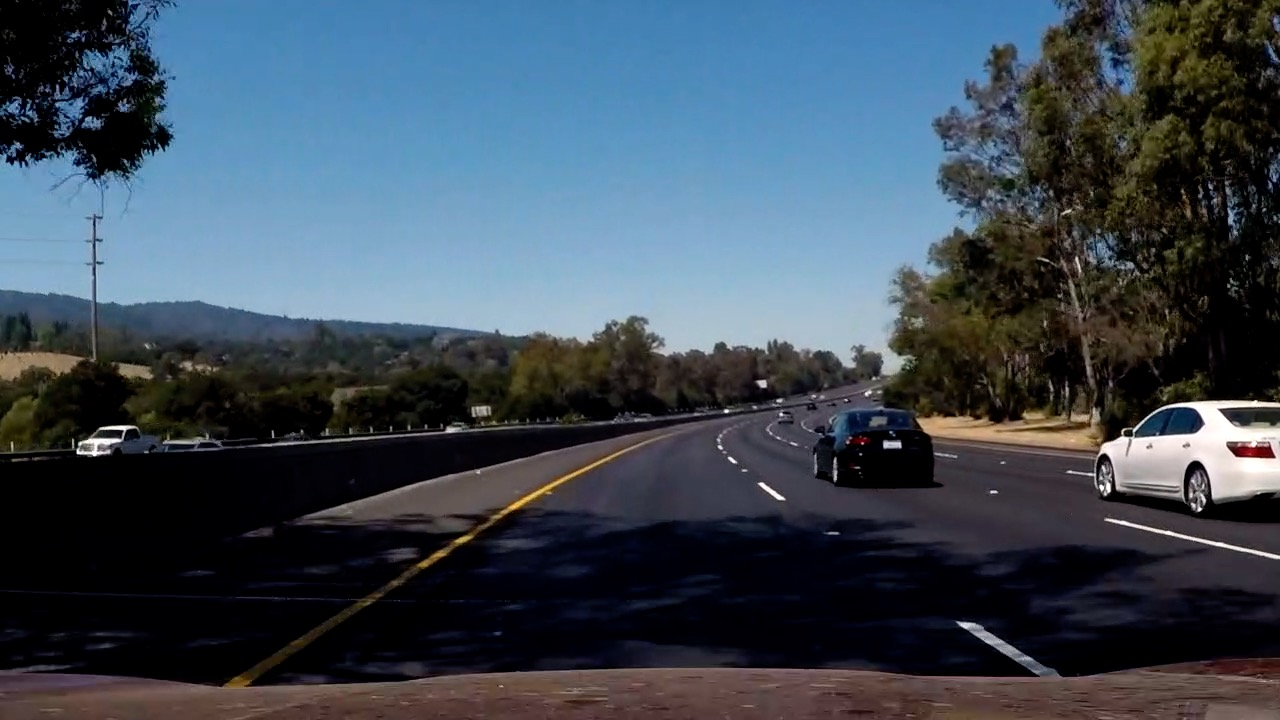
#> input picture test_images/my_test10.jpg, 1280 x 720 px, found by its file name
$ jupyter execute --allow-errors Report.ipynb   (shell and % lines are left out)   (older library calls are emulated)
#> lines starting #> are read from the running program, lines starting #| are printed output that depends on the picture
# Advanced Lane Finding Project

The goals / steps of this project are the following:

* Compute the camera calibration matrix and distortion coefficients given a set of chessboard images.
* Apply a distortion correction to raw images.
* Use color transforms, gradients, etc., to create a thresholded binary image.
* Apply a perspective transform to rectify binary image ("birds-eye view").
* Detect lane pixels and fit to find the lane boundary.
* Determine the curvature of the lane and vehicle position with respect to center.
* Warp the detected lane boundaries back onto the original image.
* Output visual display of the lane boundaries and numerical estimation of lane curvature and vehicle position.

---
## 1. I'll compute the camera calibration using chessboard images

Find the object points and image points for the calibration

[cell 1]
import numpy as np
import cv2
import glob
import matplotlib.pyplot as plt

# prepare object points, like (0,0,0), (1,0,0), (2,0,0) ....,(6,5,0)
objp = np.zeros((6*9,3), np.float32)
objp[:,:2] = np.mgrid[0:9,0:6].T.reshape(-1,2)

# Arrays to store object points and image points from all the images.
objpoints = [] # 3d points in real world space
imgpoints = [] # 2d points in image plane.

# Make a list of calibration images
images = glob.glob('/Users/jianshuwang/Desktop/CarND-Advanced-Lane-Lines/camera_cal/calibration*.jpg')


# Step through the list and search for chessboard corners
for fname in images:
    img = cv2.imread(fname)
    gray = cv2.cvtColor(img,cv2.COLOR_BGR2GRAY)

    # Find the chessboard corners
    ret, corners = cv2.findChessboardCorners(gray, (9,6),None)

    # If found, add object points, image points
    if ret == True:
        objpoints.append(objp)
        imgpoints.append(corners)

        # Draw and display the corners
        img = cv2.drawChessboardCorners(img, (9,6), corners, ret)

        cv2.imshow('img',img)
        cv2.waitKey(500)

cv2.destroyAllWindows()

## 2. Apply Distortion Correction to Raw Images

Now we have objpoints and imgpoints of the camera and we will use it for the next step, calibration and undistortion

[cell 2]
import matplotlib.image as mpimg

def cal_undistort(img, objpoints, imgpoints):
    # Use cv2.calibrateCamera() and cv2.undistort()
    gray = cv2.cvtColor(img, cv2.COLOR_BGR2GRAY)
    ret, mtx, dist, rvecs, tvecs = cv2.calibrateCamera(objpoints, imgpoints, gray.shape[::-1], None, None)
    dst = cv2.undistort(img, mtx, dist, None, mtx)
    undist = np.copy(dst)  # Delete this line
    return undist

img = cv2.imread('/Users/jianshuwang/Desktop/CarND-Advanced-Lane-Lines/test_images/my_test10.jpg')
#> img is the input picture: shape (720, 1280, 3); mean B, G, R 86.6, 74.2, 61.2
img = cv2.cvtColor(img, cv2.COLOR_RGB2BGR)

#> (the rest of this cell did not finish here and is left out)

#> in cal_undistort, `gray = cv2.cvtColor(img, cv2.COLOR_BGR2GRAY)`:
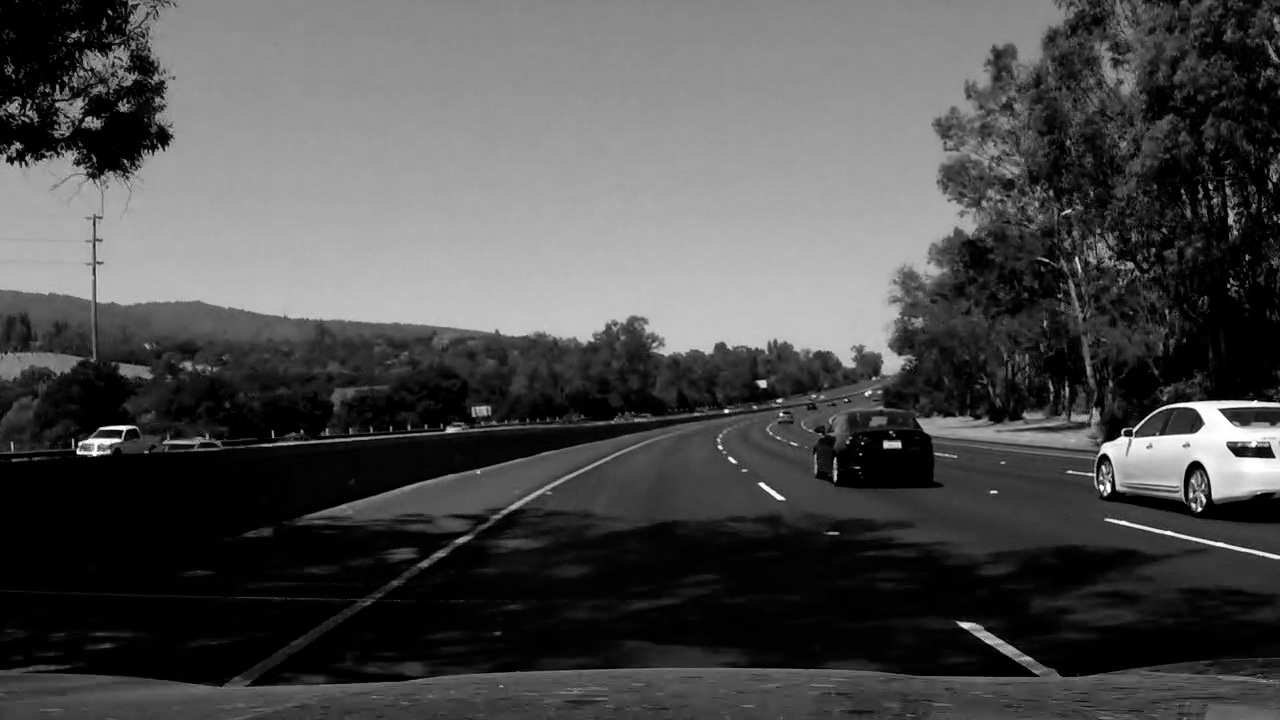
#> gray: shape (720, 1280); min 0, max 255, mean 76.5

f, (ax1, ax2) = plt.subplots(1, 2, figsize=(24, 9))
f.tight_layout()
ax1.imshow(img)
ax1.set_title('Original Image', fontsize=50)
ax2.imshow(undistorted)
ax2.set_title('Undistorted Image', fontsize=50)
plt.subplots_adjust(left=0., right=1, top=0.9, bottom=0.)
plt.savefig('output_images/undistort_output.png')


$ run again, with test_images/my_test1.jpg copied over test_images/my_test10.jpg
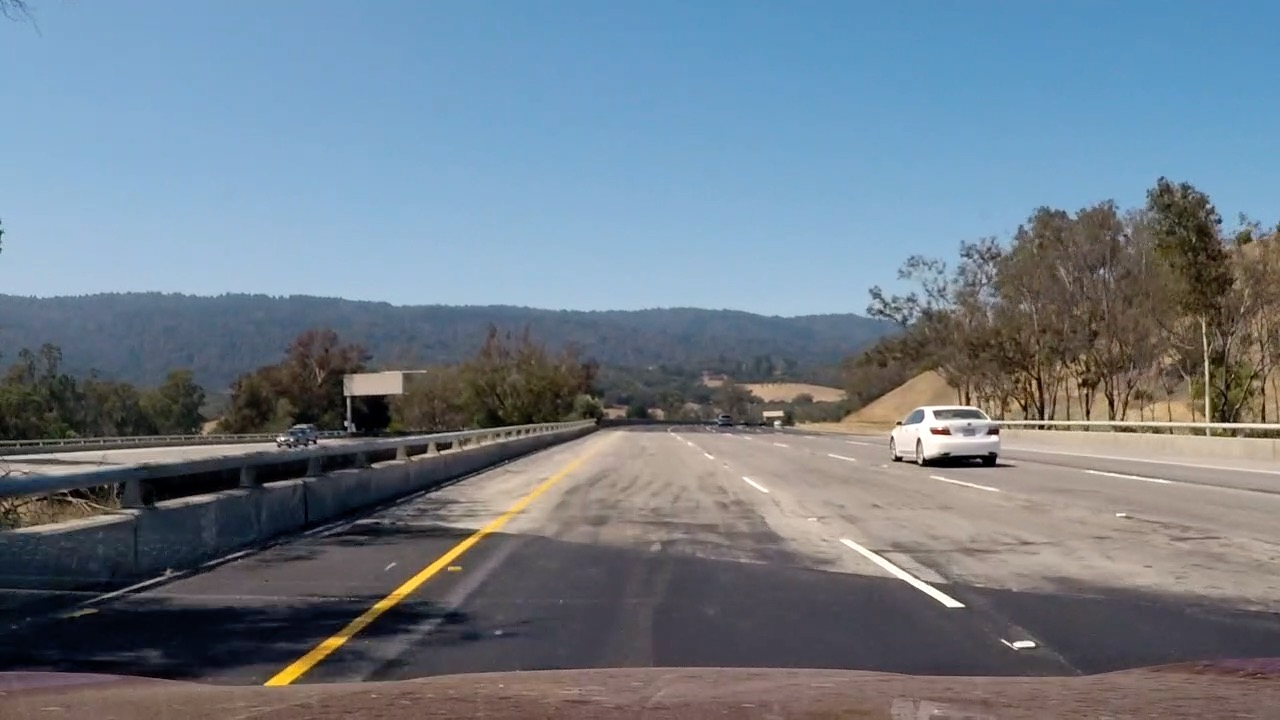
#> input picture test_images/my_test1.jpg, 1280 x 720 px, found by its file name
#> img is the input picture: shape (720, 1280, 3); mean B, G, R 136.6, 124.2, 111.2
#> in cal_undistort, `gray = cv2.cvtColor(img, cv2.COLOR_BGR2GRAY)`:
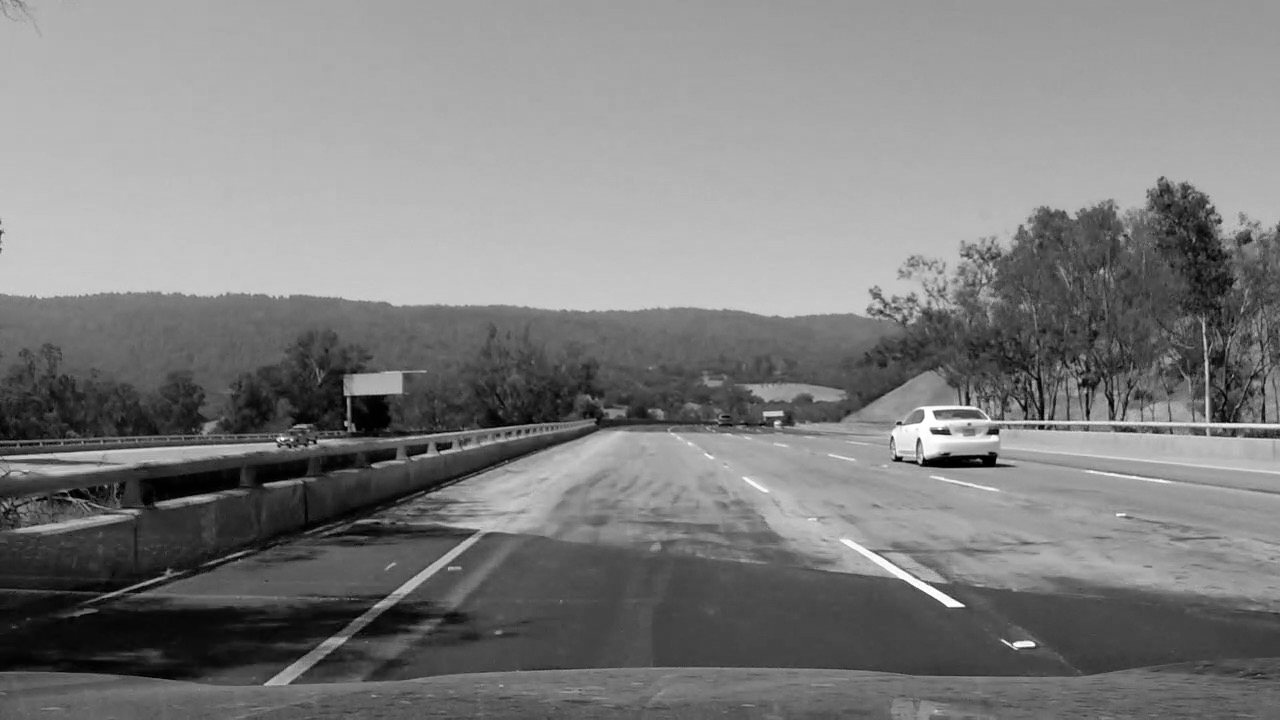
#> gray: shape (720, 1280); min 0, max 255, mean 126.4
